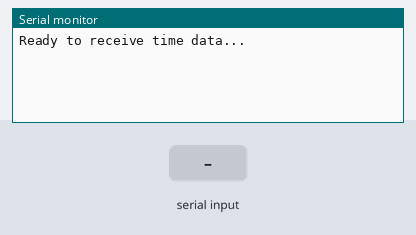
Bench run of a sketch on a simulated Arduino Uno, built with avr-gcc and run on an emulated ATmega328P. On the bench: the last lines printed to the serial monitor. The inputs (shaded band) are chosen by the test bench.

Above: at 1.2 s.
1.3 s: "90,45,200\n" received over the second serial link
At 2.3 s:
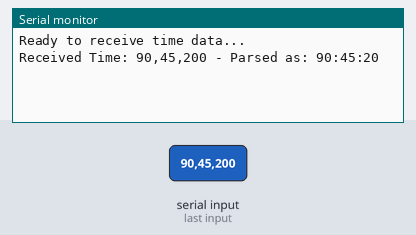
2.8 s: "90,45\n" received over the second serial link
At 3.4 s:
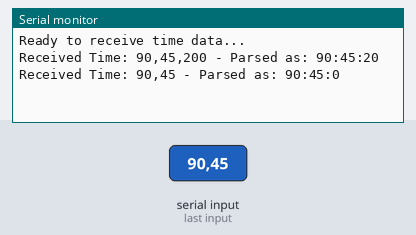
4.3 s: "5\n" received over the second serial link
At 5.8 s:
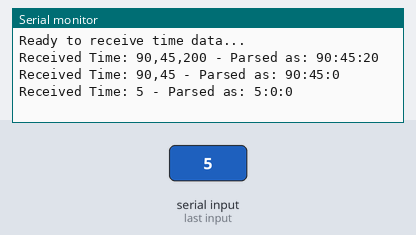

Measured:
- after the input at 1.3 s, the serial monitor: prints a new line at once (image 1)
- after the input at 2.8 s, the serial monitor: prints a new line at once (image 2)
- after the input at 4.3 s, the serial monitor: prints a new line at once (image 3)

The sketch:

BTTest.ino
```cpp
#include <SoftwareSerial.h>

// RX, TX connected to the TX, RX pins of the Bluetooth module
SoftwareSerial bluetoothSerial(10, 11); // RX, TX

void setup() {
  // Start communication with the computer and to Bluetooth module
  Serial.begin(9600);
  bluetoothSerial.begin(9600);
  Serial.println("Ready to receive time data...");
}

void loop() {
  // Check if data has been received from the Bluetooth module
  if (bluetoothSerial.available() > 0) {
    // Read the incoming time string
    String timeString = bluetoothSerial.readStringUntil('\n');

    // Optional: parse the timeString to extract hours, minutes, and seconds
    int hour = timeString.substring(0, 2).toInt();
    int minute = timeString.substring(3, 5).toInt();
    int second = timeString.substring(6, 8).toInt();

    // Display the received and parsed time
    Serial.print("Received Time: ");
    Serial.print(timeString);
    Serial.print(" - Parsed as: ");
    Serial.print(hour);
    Serial.print(":");
    Serial.print(minute);
    Serial.print(":");
    Serial.println(second);
  }
}
```
